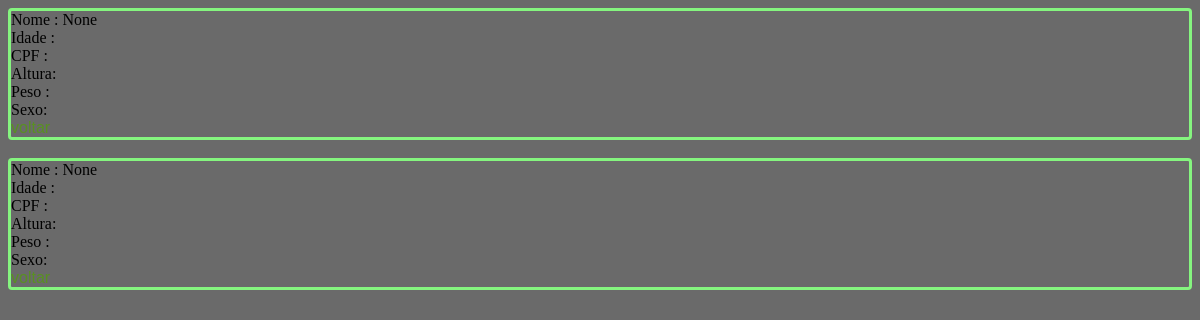
Page /tela/6 on the earlier database version.
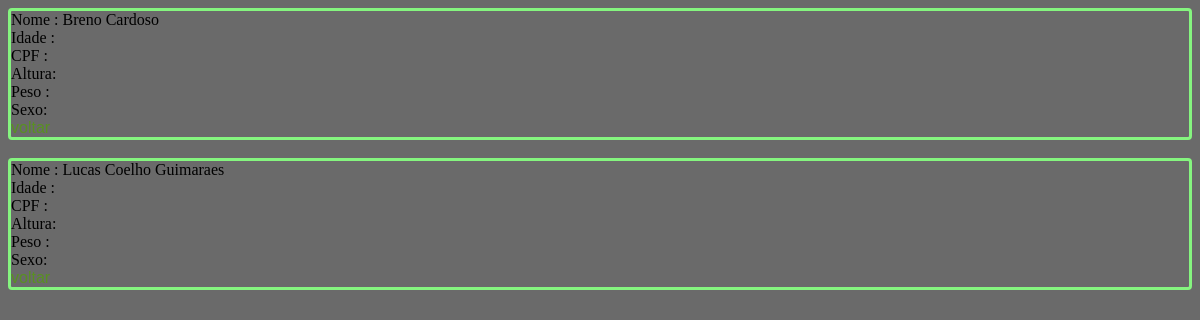
Same page on the later database version.
### tela1/models.py (models this page shows, shortened)
class Pessoa(models.Model):
    nome = models.CharField(
        verbose_name = "Nome",
        max_length = 100,
        null = True,
        blank = True
    )
    email = models.EmailField(
        verbose_name = "Email",
        null = True,
        blank = True
    )
    senha = models.CharField(
        verbose_name = "senha",
        max_length = 200,
        null = True,
        blank = True
    )
    cargo = models.ForeignKey(
        Cargo,
        on_delete=models.CASCADE,
        null = True,
        blank = True
    )

### tela1/views.py (the view)
# urls.py: path('6',manytomany,name="muitos"),
def manytomany(request):
    pessoa = Pessoa.objects.all()
    return render(request,'manytomany.html',{'pessoa':pessoa})

### tela1/templates/manytomany.html (shortened to what this page needs)
<!DOCTYPE html>
<html lang="en">
{% load static %}
<head>
    <link rel="stylesheet" href="{% static 'css/css.css' %}">
</head>
<body class="corpo">
    <main>
        {% for p in pessoa %}
        <section class="divisao-dados">
                Nome : {{p.nome}}
                <br>
                Idade : {{p.idade}}
                <br>
                CPF : {{p.cpf}}
                <br>
                Altura:{{p.altura}}
                <br>
                Peso : {{p.peso}}
                <br>
                Sexo: {{p.sexo}}
                <br>
                <a href="" >voltar</a>
        </section>
        <br>
            {% endfor %}
    </main>
</body>
</html>

### templates/static/css/css.css (style rules this page uses)
.corpo { background-color:rgb(106, 106, 106); }
.divisao-dados { border: 3px solid rgb(133, 245, 127); border-radius: 4px; width: auto; height: auto; }
a { font-size: medium; color: rgb(89, 144, 34); text-decoration: solid; font-family: Arial, Helvetica, sans-serif; }

Differences in the rows shown:
removed Pessoa: nome "None"
removed Pessoa: nome "None"
added Pessoa: nome "Breno Cardoso"
added Pessoa: nome "Lucas Coelho Guimaraes"
